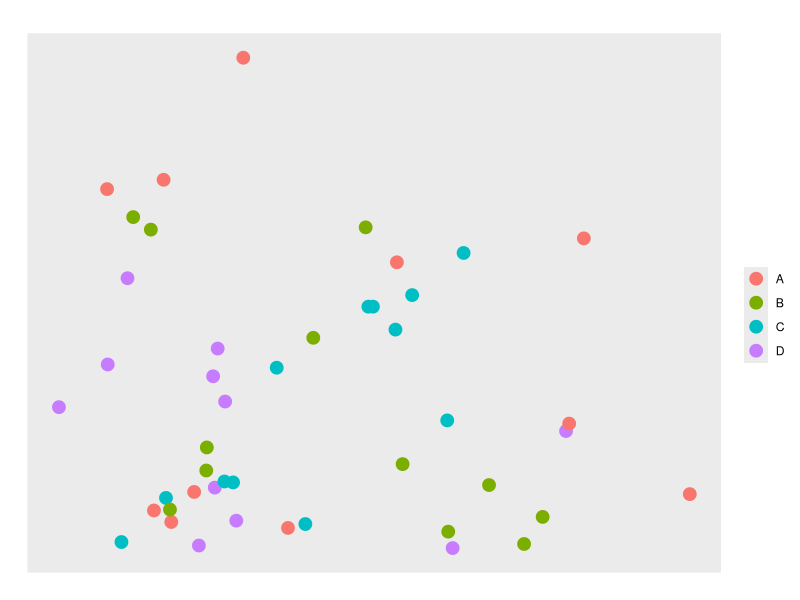
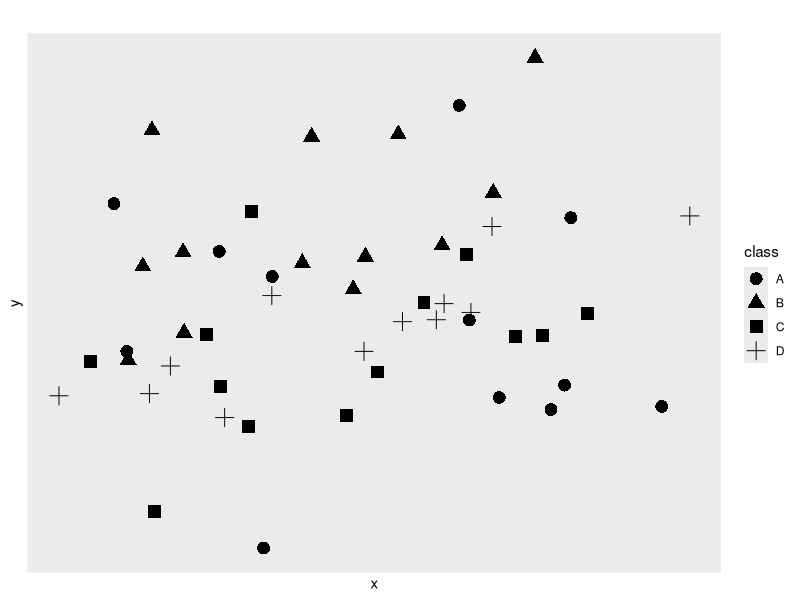
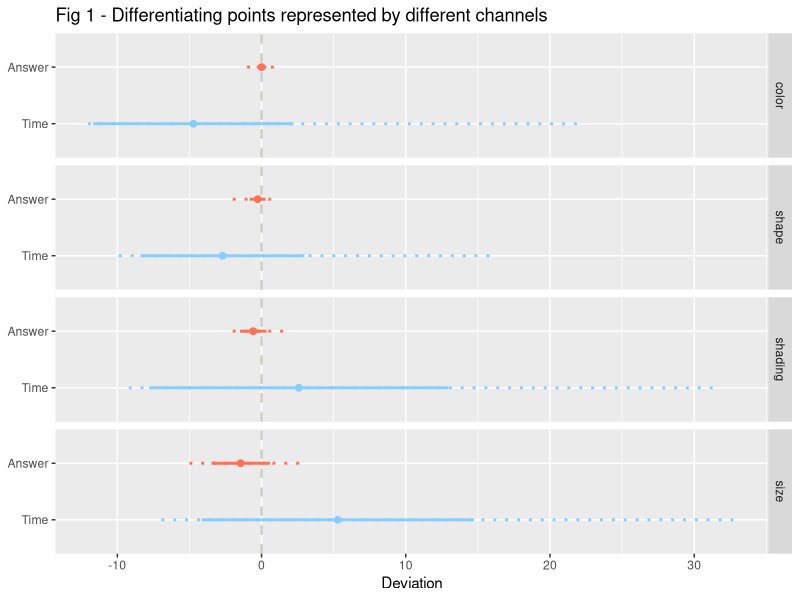
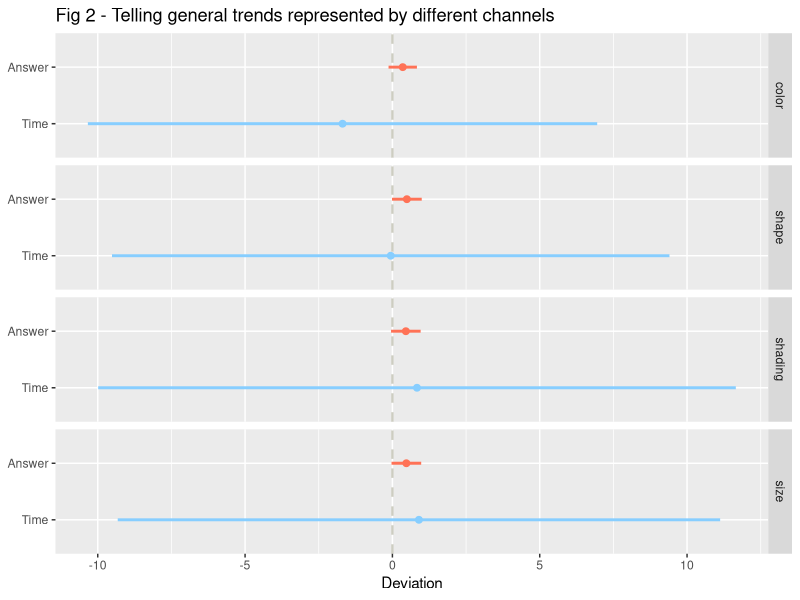

Source code (R) for these figures, in order:
## ---- chunk 1
knitr::opts_chunk$set(echo = FALSE)
library(tidyr)
library(tidyverse)
library(knitr)
## ---- chunk 2
set.seed(428)

# Generate a random N-item data frame, with x and y are normal distributed continuous variables,
# class is a categorical variable with 4 categories, while each category has nearly equal number of  items
N1 <- 46
rData_1 <- data.frame(x = abs(rnorm(N1)), y = abs(rnorm(N1)), class = c(1:N1) %% 4)
rData_1$class <- factor(as.factor(rData_1$class), labels = c("A", "B", "C", "D"))

# Scatter plot
ggplot(rData_1) +
  geom_point(aes(x = x, y = y, color = class), size = 4) +
  labs(x = "", y = "", title = "", color = "") +
  scale_x_continuous(breaks = NULL) +
  scale_y_continuous(breaks = NULL)
## ---- chunk 3
# General trend by shape
# Positive association
N <- 50
rData <- data.frame(x = rnorm(N), y = rnorm(N), class = c(1:N) %% 4)
rData$class <- factor(as.factor(rData$class), labels = c("A", "B", "C", "D"))
rData$y <- ifelse(rData$class == "D", 0.6*rData$x + 0.3*rData$y, rData$y)

ggplot(rData) +
  geom_point(aes(x = x, y = y, shape = class), size = 4) +
  labs(x = "x", y = "y", title = "") +
  scale_x_continuous(breaks = NULL) +
  scale_y_continuous(breaks = NULL)
## ---- chunk 4
mTurkData <- read.csv("cleanedData.csv")

# Task1 -- counting points
task1 <- select(mTurkData, num_range("q", 1:8)) %>% 
  gather(key = "channel", value = "answer") %>% 
  mutate(channel = ifelse(channel == "q1" | channel == "q8", "color",
                          ifelse(channel == "q2" | channel == "q7", "shading",
                                 ifelse(channel == "q3" | channel == "q6", "size", "shape"))))

time1 <- select(mTurkData, num_range("t", 1:8)) %>% 
  gather(key = "channel", value = "timeSpent") %>% 
  mutate(channel = ifelse(channel == "t1" | channel == "t8", "color",
                          ifelse(channel == "t2" | channel == "t7", "shading",
                                 ifelse(channel == "t3" | channel == "t6", "size", "shape"))),
         centeredT = timeSpent - mean(timeSpent, na.rm = TRUE))

# Calculate the mean, min, max, and sd of the deviation
task1_sum <- task1 %>% 
  group_by(channel) %>% 
  summarize(mean = mean(answer, na.rm = TRUE), 
            min = min(answer, na.rm = TRUE), 
            max = max(answer, na.rm = TRUE), 
            sd = sd(answer, na.rm = TRUE))

time1_sum <- time1 %>% 
  group_by(channel) %>% 
  summarize(mean = mean(centeredT, na.rm = TRUE), 
            min = min(centeredT, na.rm = TRUE), 
            max = max(centeredT, na.rm = TRUE), 
            sd = sd(centeredT, na.rm = TRUE))

# Merge data and reorder factors
task1_merge <- bind_rows("Answer" = task1_sum, "Time" = time1_sum, .id = "group")
task1_merge$channel <- reorder(as.factor(task1_merge$channel), task1_merge$mean)
task1_merge$group <- factor(task1_merge$group, 
                            levels = c("Time", "Answer"), 
                            labels = c("Time", "Answer"))


# Plot the answer and time of each channel. 
# The point in the middle denotes the mean of each channel. Answer close to zero means more accurate.
# The dotted line denotes the range of the deviation from the correct answer/grand mean.
# The solid line denotes [mean - sd, mean + sd]
ggplot(task1_merge, aes(x = group, y = mean, color = group)) +
  geom_linerange(aes(ymin = min, ymax = max), size = 1, linetype = 3) +
  geom_linerange(aes(ymin = mean - sd, ymax = mean + sd), size = 1) +
  geom_point(size = 2) +
  geom_hline(yintercept = 0, color = "ivory3", linetype = 2, size = 0.8) +
  coord_flip() +
  facet_grid(channel~.) +
  labs(y = "Deviation",
       x = NULL,
       title = "Fig 1 - Differentiating points represented by different channels") +
  scale_color_manual(values = c("Time" = "skyblue1", "Answer" = "coral1")) +
  theme(legend.position = "none")
## ---- chunk 5
# T-test for every adjacent channels
# Define a function to add t-test results to a dataframe
add_result <- function(df, result, test){
  df <- add_row(df, test = test, t_stat = result$statistic, p_value = result$p.value)
}

# New dataframe
ttest1 <- data.frame(test = character(0), t_stat = numeric(0), p_value = numeric(0))

# T-tests and adding results
result <- t.test(answer ~ channel, data = filter(task1, channel == "color" | channel == "shape"))
ttest1 <- add_result(ttest1, result, "Answer: color~shape")

result <- t.test(answer ~ channel, data = filter(task1, channel == "shape" | channel == "shading"))
ttest1 <- add_result(ttest1, result, "Answer: shape~shading")

result <- t.test(answer ~ channel, data = filter(task1, channel == "shading" | channel == "size"))
ttest1 <- add_result(ttest1, result, "Answer: shading~size")

result <- t.test(centeredT ~ channel, data = filter(time1, channel == "color" | channel == "shape"))
ttest1 <- add_result(ttest1, result, "Time: color~shape")

result <- t.test(centeredT ~ channel, data = filter(time1, channel == "shape" | channel == "shading"))
ttest1 <- add_result(ttest1, result, "Time: shape~shading")

result <- t.test(centeredT ~ channel, data = filter(time1, channel == "shading" | channel == "size"))
ttest1 <- add_result(ttest1, result, "Time: shading~size")

kable(ttest1, format = "markdown", col.names = c("Test", "t-stat", "p-value"),
      caption = "T-test output")
## ---- chunk 6
task2 <- select(mTurkData, num_range("q", 9:20)) %>% 
  gather(key = "channel", value = "answer") %>% 
  mutate(channel = ifelse(channel == "q9" | channel == "q10" | channel == "q11", "color",
                          ifelse(channel == "q12" | channel == "q13" | channel == "q14", "shape",
                                 ifelse(channel == "q15" | channel == "q16" | channel == "q17", "size", "shading"))))

# Now, correct answer is coded as TRUE (1), wrong answer is coded as FALSE (0)
# Recode correct answer as 0 point deviates from the correct answer, and wrong answer as 1 point deviates from the correct answer
# so that the graph can be read the same as task 1
task2$answer <- 1 - task2$answer

time2 <- select(mTurkData, num_range("t", 9:20)) %>% 
  gather(key = "channel", value = "timeSpent") %>% 
  mutate(channel = ifelse(channel == "t9" | channel == "t10" | channel == "t11", "color",
                          ifelse(channel == "t12" | channel == "t13" | channel == "t14", "shape",
                                 ifelse(channel == "t15" | channel == "t16" | channel == "t17", "size", "shading"))),
         centeredT = timeSpent - mean(timeSpent, na.rm = TRUE))

# Calculate the mean, min, max, and sd of the deviation
task2_sum <- task2 %>% 
  group_by(channel) %>% 
  summarize(mean = mean(answer, na.rm = TRUE), 
            sd = sd(answer, na.rm = TRUE))

time2_sum <- time2 %>% 
  group_by(channel) %>% 
  summarize(mean = mean(centeredT, na.rm = TRUE), 
            sd = sd(centeredT, na.rm = TRUE))

# Merge data and reorder factors
task2_merge <- bind_rows("Answer" = task2_sum, "Time" = time2_sum, .id = "group")
task2_merge$channel <- reorder(as.factor(task2_merge$channel), task2_merge$mean)
task2_merge$group <- factor(task2_merge$group, 
                            levels = c("Time", "Answer"), 
                            labels = c("Time", "Answer"))


# Plot the answer and time of each channel. 
# The point in the middle denotes the mean of each channel. Answer close to zero means more accurate.
# The dotted line denotes the range of the deviation from the correct answer/grand mean.
# The solid line denotes [mean - sd, mean + sd]
ggplot(task2_merge, aes(x = group, y = mean, color = group)) +
  geom_linerange(aes(ymin = mean - sd, ymax = mean + sd), size = 1) +
  geom_point(size = 2) +
  geom_hline(yintercept = 0, color = "ivory3", linetype = 2, size = 0.8) +
  coord_flip() +
  facet_grid(channel~.) +
  labs(y = "Deviation",
       x = NULL,
       title = "Fig 2 - Telling general trends represented by different channels") +
  scale_color_manual(values = c("Time" = "skyblue1", "Answer" = "coral1")) +
  theme(legend.position = "none")
## ---- chunk 7
# T-test for every adjacent channels
# Define a function to add t-test results to a dataframe
add_result <- function(df, result, test){
  df <- add_row(df, test = test, stat = result$statistic, p_value = result$p.value)
}

# New dataframe
ttest2 <- data.frame(test = character(0), stat = numeric(0), p_value = numeric(0))

# T-tests and adding results
result <- oneway.test(answer ~ channel, data = task2)
ttest2 <- add_result(ttest2, result, "Answer: one-way ANOVA")

result <- oneway.test(centeredT ~ channel, data = time2)
ttest2 <- add_result(ttest2, result, "Time: one-way ANOVA")

kable(ttest2, format = "markdown", col.names = c("Test", "F-stat", "p-value"),
      caption = "One-way ANOVA output")
